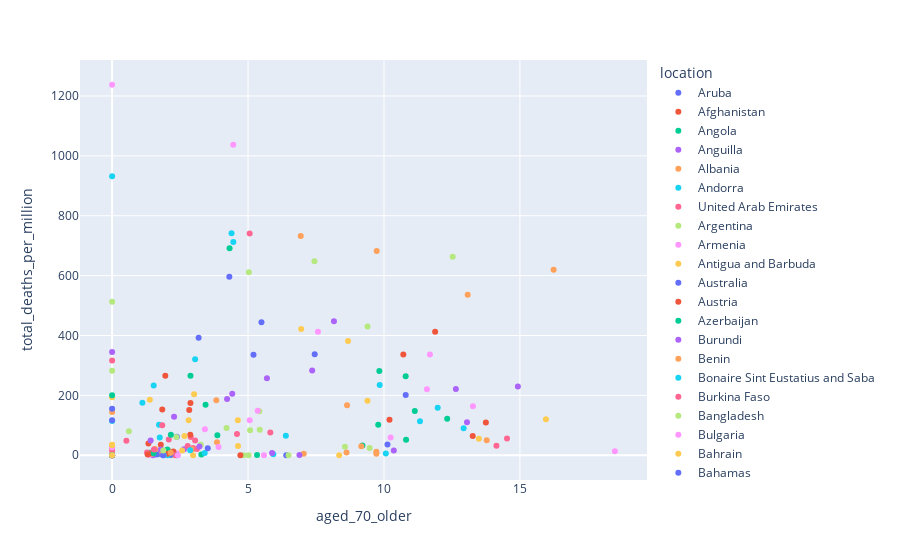

The notebook cell saved with this chart:
### Code cell
# Receives date and column of interest for every country as a dataframe
def scatter_plot(date, col1, col2):
    tot_df = pd.DataFrame(columns = ['date', 'location', col1, col2])
   # temp_df = pd.DataFrame()
    for c in country_df:
        # Get country specific data and append to main dataframe
        temp_df = owid_df[(owid_df['location']==c) & (owid_df['date']==date)][['date', 'location', col1, col2]]
        tot_df = tot_df.append(temp_df, ignore_index = True).fillna(0)
    tot_df.set_index('date', inplace=True)
    
    # Create Plotly scatter plot
    fig = px.scatter(
        data_frame=tot_df, 
        x=col2, 
        y=col1, 
        color="location", 
        trendline="ols",
        hover_data=['location']
    )
    fig.show()
    
    return tot_df

# Try median_age, aged_70_older, diabetes_prevalence, male_smokers, 
scatter_plot('2020-10-27', 'total_deaths_per_million', 'aged_70_older')
